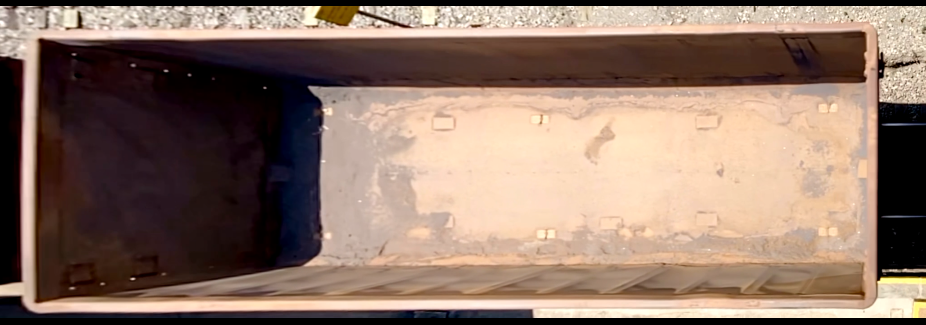
#> input picture camruler/TestImage.png, 1851 x 649 px, found by its file name (shown at 1/2 size)
$ python testeWithImage.py
#> lines starting #> are read from the running program, lines starting #| are printed output that depends on the picture; after the words box and inside, x2 and y2 are one past the last pixel; in counts of white or black regions, pixels touching at a corner belong together
import numpy as np
import cv2

path = "camruler/TestImage.png"
img = cv2.imread(path)
#> img is the input picture: shape (649, 1851, 3); mean B, G, R 103.5, 117.3, 141.5


low_color  = np.array([0, 155, 84])
high_color = np.array([179, 255, 255])

def setHSV(Val):
    print(Val)

img1 = np.zeros((300,512,3),np.uint8)
cv2.namedWindow('LOW')

img2 = np.zeros((300,512,3),np.uint8)
cv2.namedWindow('HIGH')


cv2.createTrackbar('H','LOW',0,255,setHSV)
cv2.createTrackbar('S','LOW',0,255,setHSV)
cv2.createTrackbar('V','LOW',0,255,setHSV)

cv2.createTrackbar('H','HIGH',0,255,setHSV)
cv2.createTrackbar('S','HIGH',0,255,setHSV)
cv2.createTrackbar('V','HIGH',0,255,setHSV)

while True:

    color_mask = cv2.inRange(img,low_color,high_color)
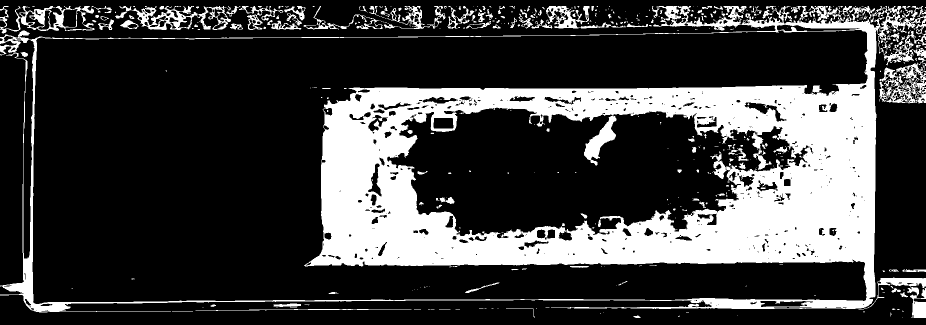
#> color_mask: shape (649, 1851) (shown at 1/2 size); 24.9% white; 476 white regions (331 under 20 px), largest, box (x1, y1, x2, y2) and area: (0, 12, 1851, 636) 268011, (230, 12, 462, 60) 3770, (1759, 125, 1851, 207) 3586
    imgHSV     = cv2.cvtColor(img,cv2.COLOR_BGR2HSV)
#> imgHSV: shape (649, 1851, 3); mean H, S, V 34.4, 93.2, 142.3

    cv2.imshow('LOW',img1)
    cv2.imshow('HIGH',img2)
    # cv2.imshow('imageHSV',imgHSV)
    cv2.imshow('image Mask',color_mask)

    k = cv2.waitKey(1) & 0xFF
#> (key Esc is pressed here)
    if k==27:
        break

    H_l = cv2.getTrackbarPos('H','LOW')
    S_l = cv2.getTrackbarPos('S','LOW')
    V_l = cv2.getTrackbarPos('V','LOW')

    H_h = cv2.getTrackbarPos('H','HIGH')
    S_h = cv2.getTrackbarPos('S','HIGH')
    V_h = cv2.getTrackbarPos('V','HIGH')

    img1[:] = [H_l,S_l,V_l]
    img2[:] = [H_h,S_h,V_h]

    low_color  = np.array([H_l,S_l,V_l])
    high_color  = np.array([H_h,S_h,V_h])

cv2.destroyAllWindows()
